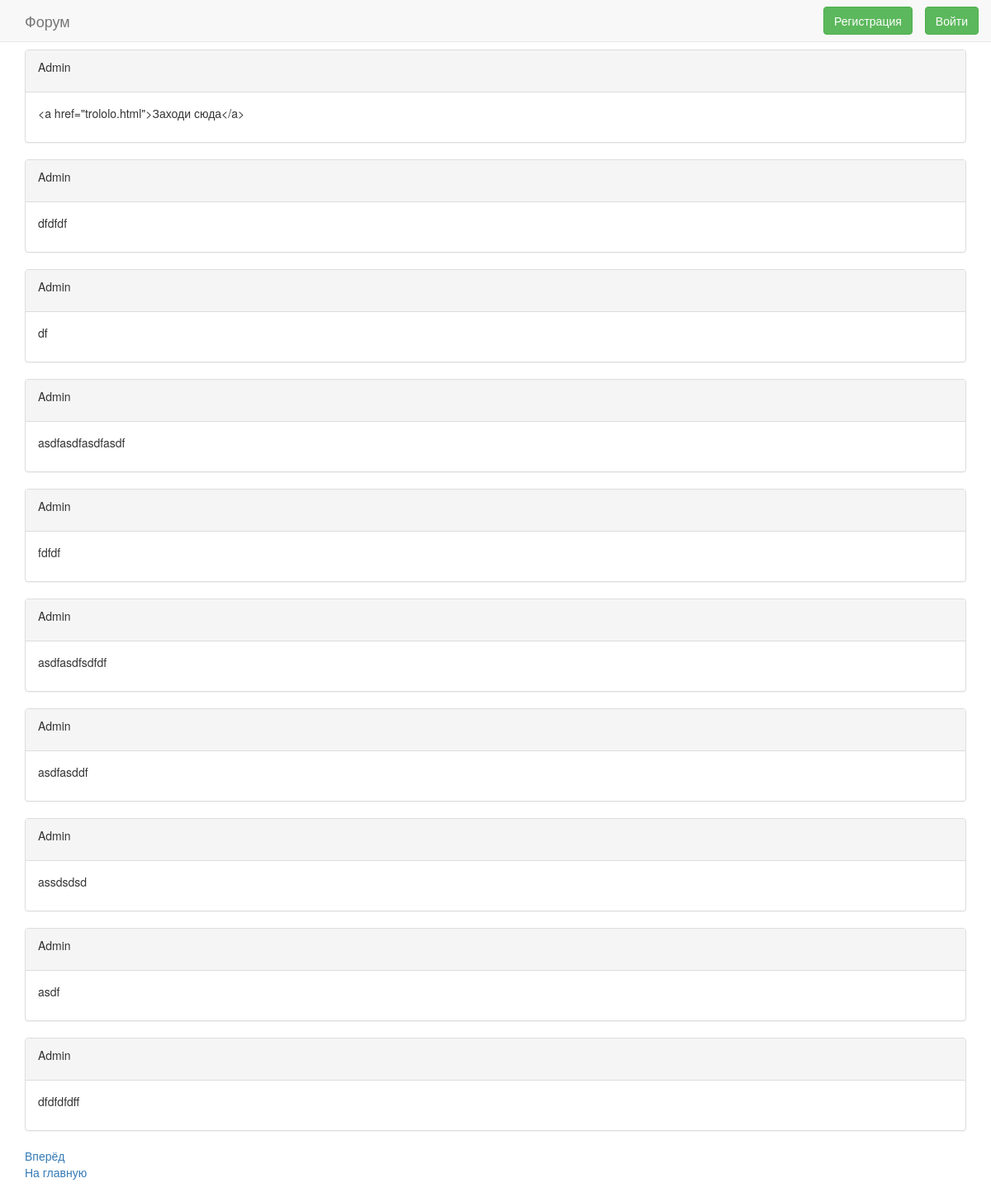
/forum_app/sections/1/1/, run on the app's committed database.
### forum_app/models.py (models this page shows)
class Post(models.Model):
    author = models.ForeignKey(django.contrib.auth.models.User, on_delete=models.SET_NULL, null=True)
    data = models.CharField(max_length=100000)

### forum_app/views.py (the view)
# urls.py: url(r'^sections/(?P<section_id>\d+)/(?P<thread_id>[0-9]+)/$', views.thread_view, name='thread'),
def thread_view(request, section_id, thread_id):
    cur_thread = Thread.objects.get(pk=thread_id)
    posts_on_page = cur_thread.posts.all().order_by('-id')
    pages = Paginator(posts_on_page, 10)
    cur_page = 1
    if 'page' in request.GET:
        cur_page = int(request.GET['page'])
    return render(request, 'thread.html', {'thread': cur_thread, 'post_form': PostForm(),
                                           'page': pages.page(cur_page)})

### forum_app/templates/thread.html (shortened to what this page needs)
{% extends "base_generic.html" %}
{% block content %}
    {% for post in page.object_list %}
        <div class="panel panel-default">
            <div class="panel-heading">
                <div class="row">
                    <div class="col-sm-8">
                        <p>{{ post.author.username }}</p>
                    </div>
                    <div class="col-sm-4">
                    </div>
                </div>
            </div>
            <div class="panel-body">
                <p>{{ post.data }}</p>
            </div>
        </div>
    {% endfor %}
    {% if page.has_next %}
        <a href="?page={{ page.next_page_number }}">Вперёд</a>
    {% endif %}
{% endblock %}

### forum_app/templates/base_generic.html (style rules this page uses)
body { padding-top: 60px; padding-bottom: 20px; }

### data on the page
Post: author.username "Admin", data "<a href=\"trololo.html\">Заходи сюда</a>"
Post: author.username "Admin", data "dfdfdf"
Post: author.username "Admin", data "df"
Post: author.username "Admin", data "asdfasdfasdfasdf"
Post: author.username "Admin", data "fdfdf"
Post: author.username "Admin", data "asdfasdfsdfdf"
Post: author.username "Admin", data "asdfasddf"
Post: author.username "Admin", data "assdsdsd"
Post: author.username "Admin", data "asdf"
Post: author.username "Admin", data "dfdfdfdff"
